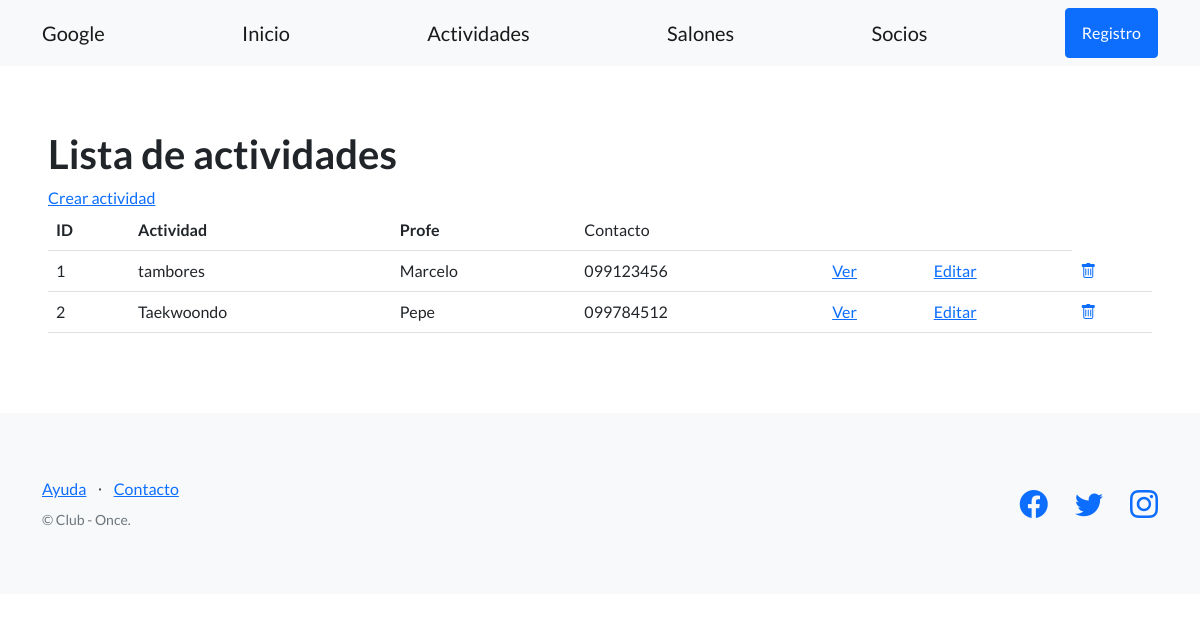
/actividades/, run on an earlier commit of the app's database.
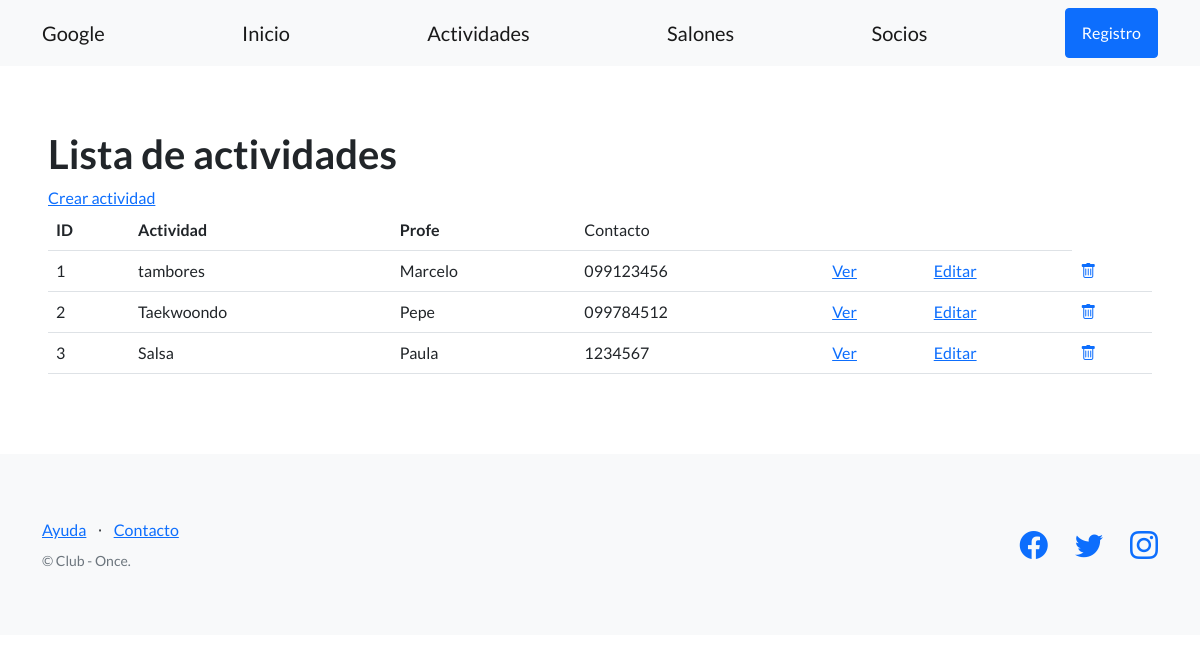
And on a later commit of the database.
### club_once_estrellas/models.py (models this page shows, shortened)
class Actividades(models.Model):
    actividad = models.CharField(max_length=64)
    horario = models.TimeField()
    dia = models.CharField(max_length=64)
    nombre_profesor = models.CharField(max_length=64)
    telefono_contacto = models.CharField(max_length=20)
    creador = models.ForeignKey(User, on_delete=models.SET_NULL, null=True)

### club_once_estrellas/views.py (the view)
# urls.py: path("actividades/", ActividadesListView.as_view(), name="lista_actividades"),
class ActividadesListView(ListView):
    model = Actividades
    template_name = 'club_once_estrellas/lista_actividades.html'

### club_once_estrellas/templates/club_once_estrellas/lista_actividades.html
{% extends "club_once_estrellas/base.html" %}
{% block contenido %}
<section>
  <div>
    <h1>Lista de actividades</h1>
    <a href="{% url 'crear_actividad' %}">Crear actividad</a>
    <br>
    <table class="table">
      <tbody>
        <tr>
          <th>ID</th>
          <th>Actividad</th>
          <th>Profe</th>
          <td>Contacto</td>
          <td></td>
          <td></td>
        </tr>
        {% for actividad in object_list %}
        <tr>
          <td>{{ actividad.id }}</td>
          <td>{{ actividad.actividad }}</td>
          <td>{{ actividad.nombre_profesor }}</td>
          <td>{{ actividad.telefono_contacto }}</td>
          <td>
            <a href="{% url 'ver_actividad' actividad.id %}">Ver</a>
          </td>
          <td>
            <a href="{% url 'editar_actividad' actividad.id %}">Editar</a>
          </td>
          <td>
            <a href="{% url 'eliminar_actividad' actividad.id %}">
              <i class="bi bi-trash"></i>
            </a>
          </td>
        </tr>
        {% endfor %}
      </tbody>
    </table>
  </div>
</section>
{% endblock contenido %}

What changed in the data, as far as the page shows it:
added Actividades: id "3", actividad "Salsa", nombre_profesor "Paula", telefono_contacto "1234567"
